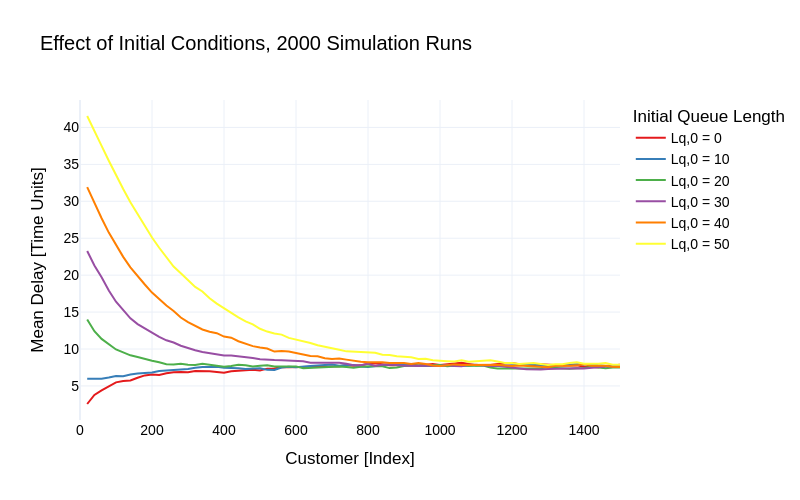

The notebook cell saved with this chart:
### Code cell
# PART B, TASK 1: Plot of how the initial conditions affect the warm-up period

import plotly.colors as pc  # Get distinct colors

# Get distinct colors from Plotly's color scale
colors = pc.qualitative.Set1  # Similar to Matplotlib's default colors

# Create a Matplotlib-like figure
fig = go.Figure()

# Loop through each initial queue length and plot mean delay
for i, initial_queue in enumerate(INITIAL_ENTITIES):
    df_delays, _ = results[initial_queue]  # Extract delay DataFrame
    mean_delays = df_delays.mean(axis=0)  # Compute mean delay per interval

    # Filter customer indices <= 1500
    mean_delays = mean_delays.loc[mean_delays.index <= 1500]

    # Add trace to Plotly figure
    fig.add_trace(go.Scatter(
        x=mean_delays.index,
        y=mean_delays.values,
        mode="lines",
        name=f"Lq,0 = {initial_queue}",  # Fix LaTeX issue in legend
        line=dict(color=colors[i % len(colors)], width=2),  # Assign different colors
    ))

# Update layout to mimic Matplotlib
fig.update_layout(
    title=f"Effect of Initial Conditions, {NUM_RUNS} Simulation Runs",
    xaxis_title="Customer [Index]",
    yaxis_title="Mean Delay [Time Units]",
    legend_title="Initial Queue Length",
    template="plotly_white",  # Matplotlib-like theme
    font=dict(family="Arial", size=14, color="black"),
    width=800, height=500,  # Matplotlib-like size
    xaxis=dict(range=[0, 1500]),  # Restrict customer index to 1500
)

# Show interactive plot
fig.show()
